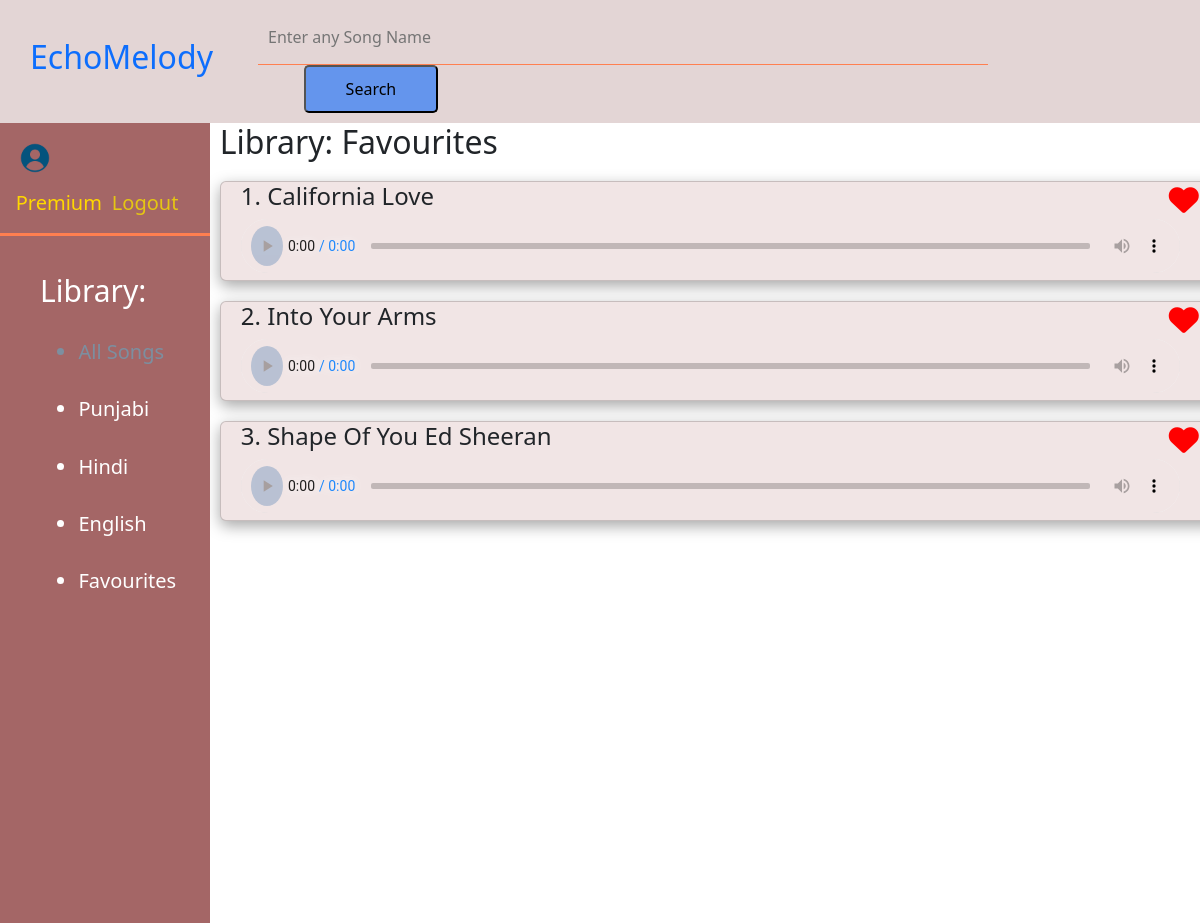
Page /mp3/choice/Favourites (signed in) on the committed database.
### mp3_app/models.py (models this page shows, shortened)
class Favourites(models.Model):
    user=models.ForeignKey(User,on_delete=models.CASCADE)
    song=models.ForeignKey(allsongs,on_delete=models.CASCADE)

class allsongs(models.Model):
    song_id=models.AutoField(primary_key=True)
    song_title=models.TextField()
    song_category=models.CharField(max_length=50)
    song_file=models.FileField(upload_to='songs/')

### mp3_app/views.py (the view)
# urls.py: path('mp3/choice/<str:slug>',views.filter_choice,name="filterchoice"),
def filter_choice(request,slug):
     if slug=="Favourites":
         if request.user.is_authenticated:
             fav_songs=Favourites.objects.filter(user=request.user)
             return render(request,'mp3_app/index.html',{'favsongs':fav_songs,'slug':slug})
         else:
             messages.error(request,"Log In Required")
             return redirect('/')
     else:
      all_songs=allsongs.objects.filter(song_category=slug)
      return render(request,'mp3_app/index.html',{'allsongs':all_songs,'slug':slug})

### mp3_app/templates/mp3_app/index.html (shortened to what this page needs)
{% extends 'mp3_app/basic.html' %}
{% load static %}
{% block css %}
<link rel="stylesheet" href="{% static 'mp3_app/css/index.css' %}">
{% endblock %}
{% block body %}
<section class="allsongs">
    <h2>Library: {{ slug }}</h2>
    {% if slug == "Favourites" %}
        {% for fav in favsongs %}
            <div class="card">
                <div class="songname">
                    <h4>{{ forloop.counter }}. {{ fav.song.song_title }}</h4>
                    <a href="/mp3/rem_fav/{{ fav.song.song_id }}"><i class="fa-solid fa-heart" style="color:red;"></i></a>
                </div>
                <div class="audio-container">
                    <audio controls class="audio-controls">
                        <source src="{{ fav.song.song_file.url }}" type="audio/mp3">
                    </audio>
                </div>
            </div>
        {% endfor %}
    {% endif %}
</section>
{% endblock %}

### mp3_app/static/mp3_app/css/basic.css (style rules this page uses)
* { padding: 0; margin: 0; }
a { text-decoration: none; }

### mp3_app/static/mp3_app/css/index.css (style rules this page uses)
.allsongs { width: 100%; height: calc(100% - 40px); }
.fa-heart { font-size: 30px; }
.card { width: 1000px; height: 100px; margin-top: 2%; display: flex; flex-direction: column; background-color: rgb(241, 229, 229); box-shadow: rgba(0, 0, 0, 0.35) 0px 5px 15px; }
.songname { display: flex; flex-direction: row; justify-content: space-between; align-items: center; padding-inline:20px; }
.audio-container { padding-inline:20px; }
.audio-controls { width:98%; }

### rows in the picture
Favourites: song.song_title "California Love"
Favourites: song.song_title "Into Your Arms"
Favourites: song.song_title "Shape Of You Ed Sheeran"

### other values in the picture
{{ slug }} "Favourites"
